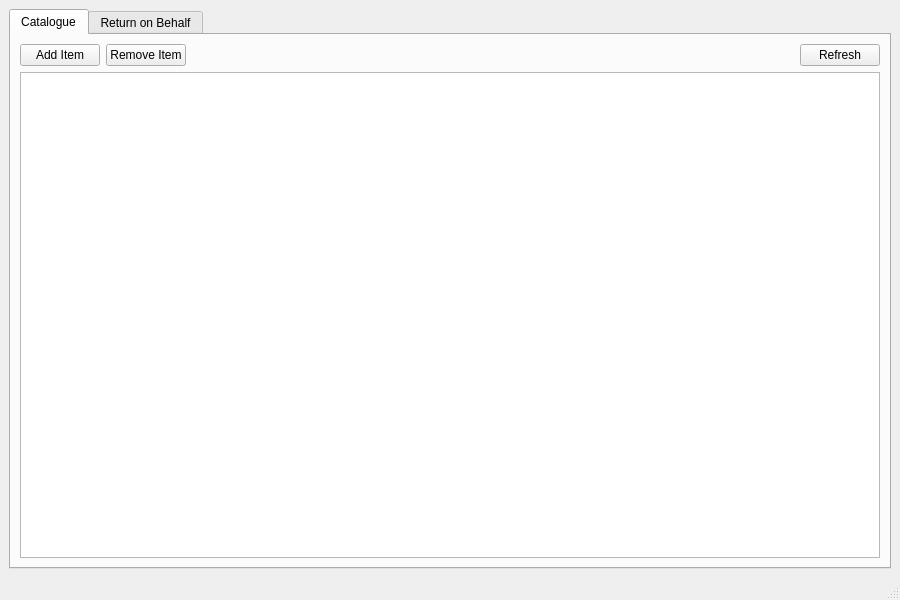
<?xml version="1.0" encoding="UTF-8"?>
<ui version="4.0">
 <class>LibrarianWindow</class>
 <widget class="QMainWindow" name="LibrarianWindow">
  <property name="geometry">
   <rect>
    <x>0</x>
    <y>0</y>
    <width>900</width>
    <height>600</height>
   </rect>
  </property>
  <property name="windowTitle">
   <string>HinLIBS - Librarian</string>
  </property>
  <widget class="QWidget" name="centralwidget">
   <layout class="QVBoxLayout" name="verticalLayout_central">
    <item>
     <widget class="QTabWidget" name="tabWidget">
      <!-- Catalogue Tab -->
      <widget class="QWidget" name="tabCatalogue">
       <attribute name="title">
        <string>Catalogue</string>
       </attribute>
       <layout class="QVBoxLayout" name="verticalLayout_catalogue">
        <item>
         <layout class="QHBoxLayout" name="horizontalLayout_catalogueButtons">
          <item>
           <widget class="QPushButton" name="btnAddItem">
            <property name="text">
             <string>Add Item</string>
            </property>
           </widget>
          </item>
          <item>
           <widget class="QPushButton" name="btnRemoveItem">
            <property name="text">
             <string>Remove Item</string>
            </property>
           </widget>
          </item>
          <item>
           <spacer name="horizontalSpacer_catalogueButtons">
            <property name="orientation">
             <enum>Qt::Horizontal</enum>
            </property>
            <property name="sizeHint" stdset="0">
             <size>
              <width>40</width>
              <height>20</height>
             </size>
            </property>
           </spacer>
          </item>
          <item>
           <widget class="QPushButton" name="btnRefreshCatalogue">
            <property name="text">
             <string>Refresh</string>
            </property>
           </widget>
          </item>
         </layout>
        </item>
        <item>
         <widget class="QTableView" name="tableCatalogue">
          <property name="selectionBehavior">
           <enum>QAbstractItemView::SelectRows</enum>
          </property>
          <property name="selectionMode">
           <enum>QAbstractItemView::SingleSelection</enum>
          </property>
          <property name="editTriggers">
           <set>QAbstractItemView::NoEditTriggers</set>
          </property>
          <property name="alternatingRowColors">
           <bool>true</bool>
          </property>
         </widget>
        </item>
       </layout>
      </widget>

      <!-- Return-on-Behalf Tab -->
      <widget class="QWidget" name="tabReturn">
       <attribute name="title">
        <string>Return on Behalf</string>
       </attribute>
       <layout class="QVBoxLayout" name="verticalLayout_return">
        <!-- Patron search row -->
        <item>
         <layout class="QHBoxLayout" name="horizontalLayout_searchPatron">
          <item>
           <widget class="QLabel" name="labelPatronSearch">
            <property name="text">
             <string>Patron name:</string>
            </property>
           </widget>
          </item>
          <item>
           <widget class="QLineEdit" name="linePatronSearch">
            <property name="placeholderText">
             <string>Enter patron name...</string>
            </property>
           </widget>
          </item>
          <item>
           <widget class="QPushButton" name="btnSearchPatron">
            <property name="text">
             <string>Search</string>
            </property>
           </widget>
          </item>
         </layout>
        </item>

        <!-- Loans table -->
        <item>
         <widget class="QTableView" name="tableLoans">
          <property name="selectionBehavior">
           <enum>QAbstractItemView::SelectRows</enum>
          </property>
          <property name="selectionMode">
           <enum>QAbstractItemView::SingleSelection</enum>
          </property>
          <property name="editTriggers">
           <set>QAbstractItemView::NoEditTriggers</set>
          </property>
          <property name="alternatingRowColors">
           <bool>true</bool>
          </property>
         </widget>
        </item>

        <!-- Bottom buttons: Return & Logout -->
        <item>
         <layout class="QHBoxLayout" name="horizontalLayout_returnButtons">
          <item>
           <spacer name="horizontalSpacer_returnButtons">
            <property name="orientation">
             <enum>Qt::Horizontal</enum>
            </property>
            <property name="sizeHint" stdset="0">
             <size>
              <width>40</width>
              <height>20</height>
             </size>
            </property>
           </spacer>
          </item>
          <item>
           <widget class="QPushButton" name="btnReturnOnBehalf">
            <property name="text">
             <string>Return Selected Item</string>
            </property>
           </widget>
          </item>
          <item>
           <widget class="QPushButton" name="btnLogout">
            <property name="text">
             <string>Log Out</string>
            </property>
           </widget>
          </item>
         </layout>
        </item>
       </layout>
      </widget>
     </widget>
    </item>
   </layout>
  </widget>

  <widget class="QMenuBar" name="menubar">
   <property name="geometry">
    <rect>
     <x>0</x>
     <y>0</y>
     <width>900</width>
     <height>22</height>
    </rect>
   </property>
  </widget>
  <widget class="QStatusBar" name="statusbar"/>
 </widget>
 <resources/>
 <connections/>
</ui>
